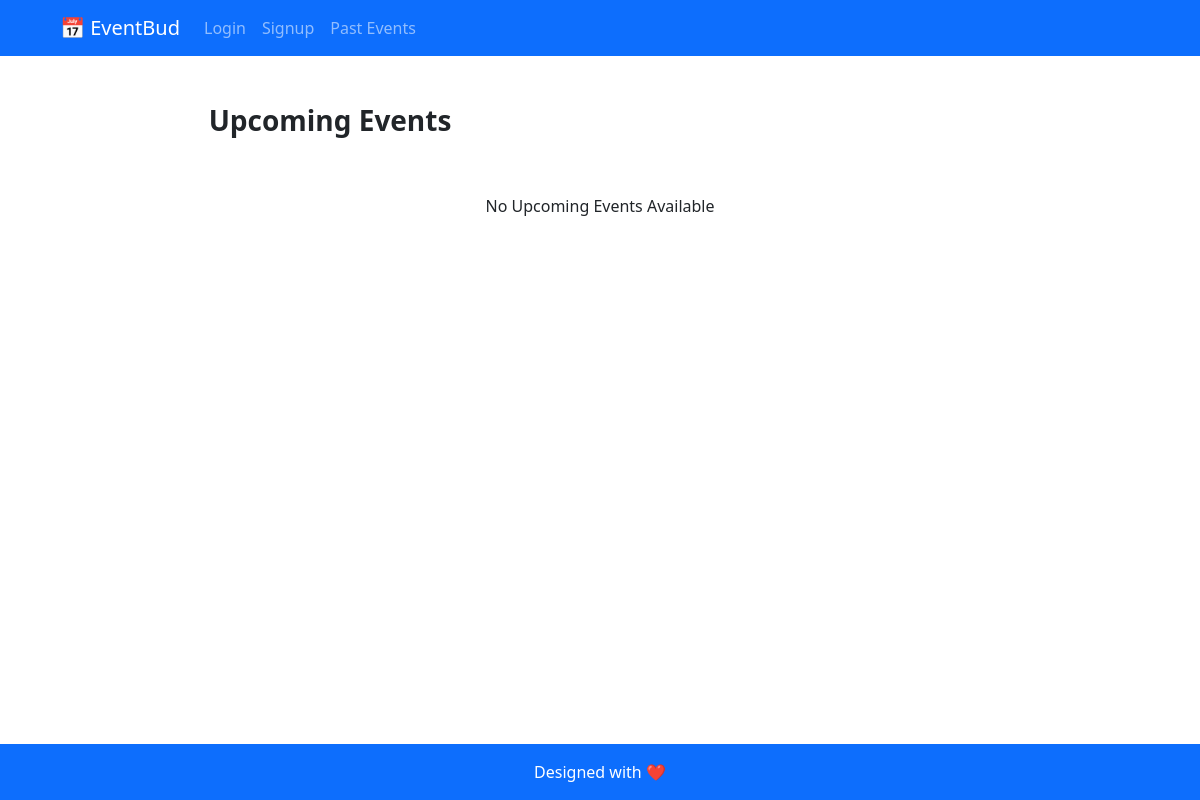
Page /events/ on the earlier database version.
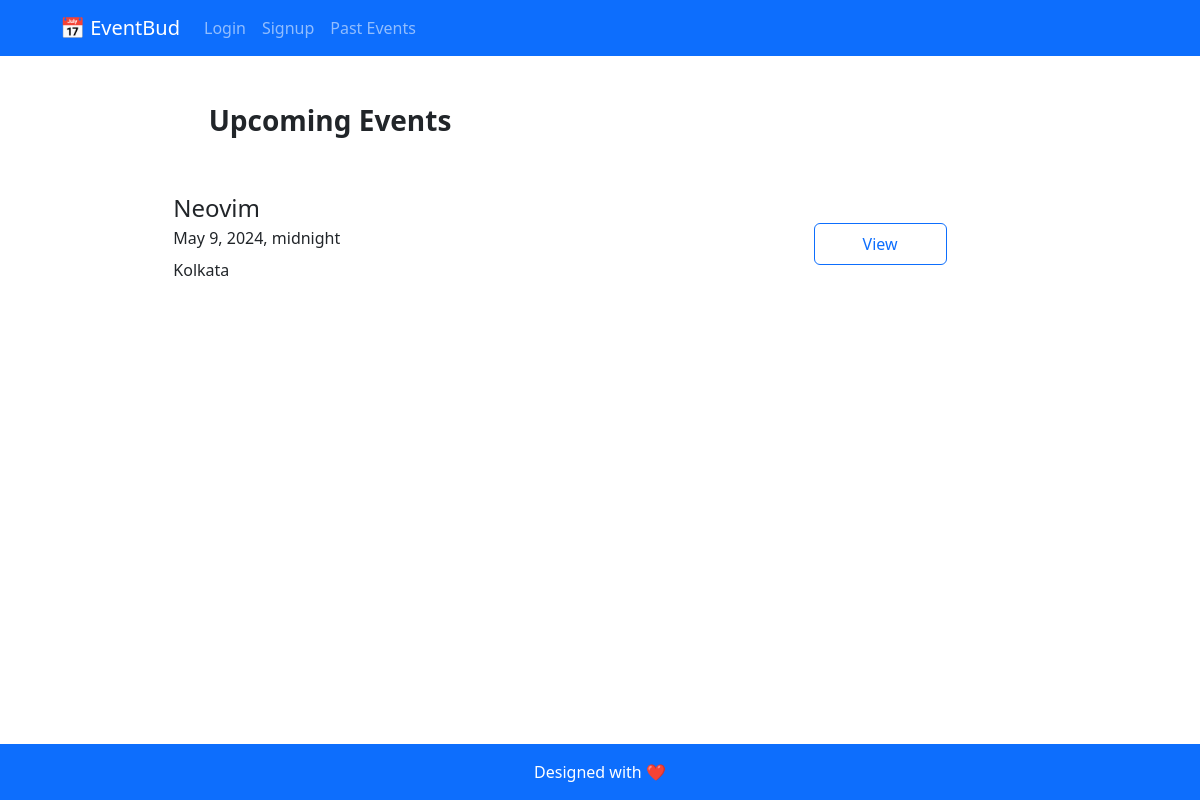
Same page on the later database version.
### events/models.py (models this page shows, shortened)
class Event(models.Model):
    title = models.CharField(max_length=200)
    description = models.TextField()
    date = models.DateTimeField()
    location = models.CharField(max_length=200)
    user = models.ForeignKey(User, on_delete=models.CASCADE, null=True)

### events/views.py (the view)
# urls.py: path("", views.events, name="events"),
def events(request):
    events = Event.objects.filter(date__gte=timezone.now())
    context = {"events": events}
    return render(request, "events/events.html", context)

### events/templates/events/events.html (shortened to what this page needs)
{% extends "events/layout.html" %}
{% block content %}
<section class="px-lg-5 py-5 text-center">
  <div class="container mb-5">
    <div class="d-flex justify-content-center align-items-center">
      <div class="col">
        <h1 class="fs-3 fw-bold">Upcoming Events</h1>
      </div>
    </div>
  </div>
  {% for event in events %}
  <div class="container">
    <div class="d-flex justify-content-evenly align-items-center event-gap lh-1 mb-4">
      <div class="text-start">
        <h2 class="fs-4">{{ event.title }}</h2>
        <p>{{ event.date }}</p>
        <p>{{ event.location }}</p>
      </div>
      <div>
        <a href="{% url 'view_events' event.id %}" class="btn btn-outline-primary py-2 px-5 marginbtn">View</a>
      </div>
    </div>
    {% empty %}
    <p>No Upcoming Events Available</p>
    {% endfor %}
  </div>
</section>
{% endblock %}

Differences in the rows shown:
added Event: title "Neovim", date "May 9, 2024, midnight", location "Kolkata"
Other differences:
text no longer shown: "No Upcoming Events Available"
